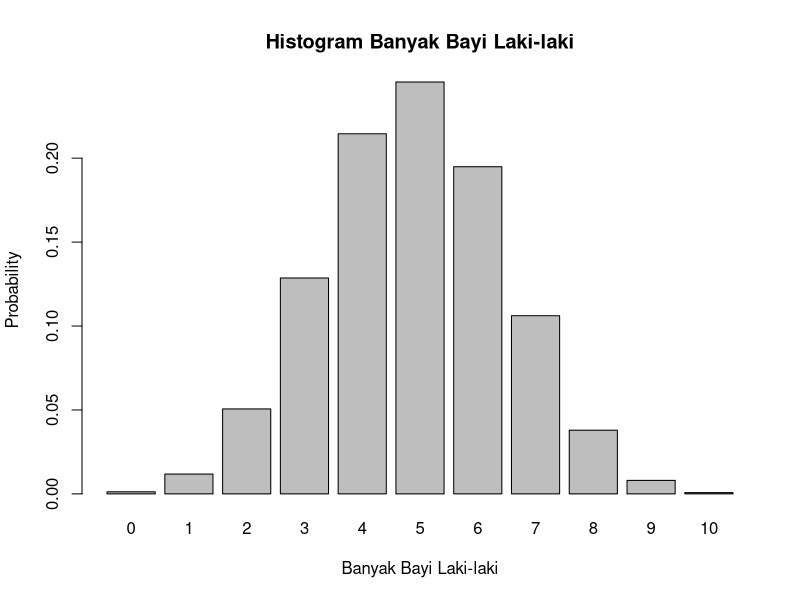

This chart was generated by the following R code:
#1b
p_laki_laki = 0.488
n_bayi = 10
dbinom(3, n_bayi, p_laki_laki)

#1c
p_laki_laki = 0.488
n_bayi = 10
pbinom(2, n_bayi, p_laki_laki)

#1d
p_laki_laki = 0.488
n_bayi = 10
pbinom(2, n_bayi, p_laki_laki, lower.tail = FALSE)

#1e
p_laki_laki = 0.488
n_bayi = 10
q = 1-p_laki_laki
Ex <- (n_bayi*p_laki_laki)
sd <- sqrt(n_bayi*p_laki_laki*q)
print(Ex)
print(sd)

#1f
x <- 0:10
p_laki_laki = 0.488
n_bayi = 10
freq <- dbinom(x, n_bayi, p_laki_laki)
barplot(freq, names.arg = x, main = "Histogram Banyak Bayi Laki-laki", xlab = "Banyak Bayi Laki-laki", ylab = "Probability")
